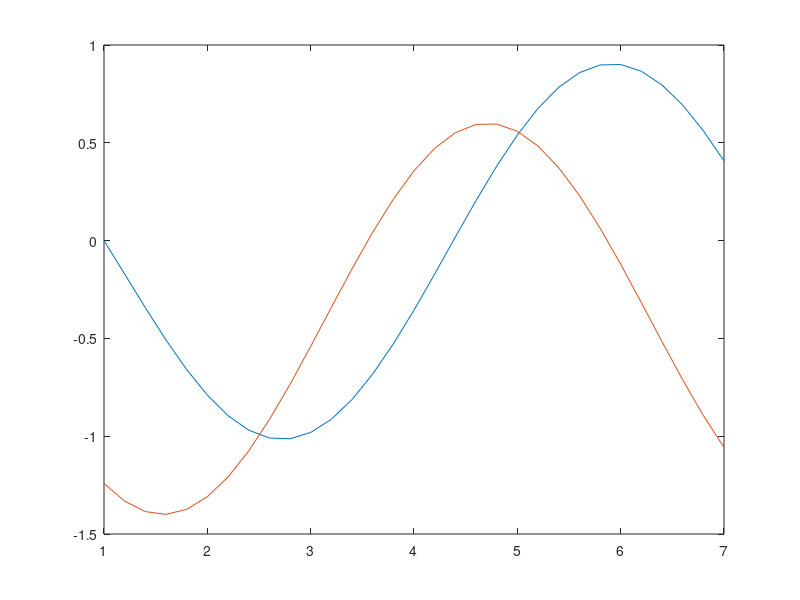

Recreate this plot in MATLAB.
clc;
clear all;

a = 1;
b = 7;
n = 30;

h = (b-a)/n;
h2 = h/2;
h6 = h/6;

x = a:h:b;
y = zeros(1,n+1);

y(1) = 0;
f = @(t,r) sin(-t)-0.4*r;

for i=1:n
    k_1 = f(x(i),    y(i));
    k_2 = f(x(i)+h2, y(i)+k_1*h2);
    k_3 = f(x(i)+h2, y(i)+k_2*h2);
    k_4 = f(x(i)+h,  y(i)+k_3*h);

    y(i+1) = y(i) + h6*(k_1+2*k_2+2*k_3+k_4);
end

plot(x, y, x, f(x, 1));
